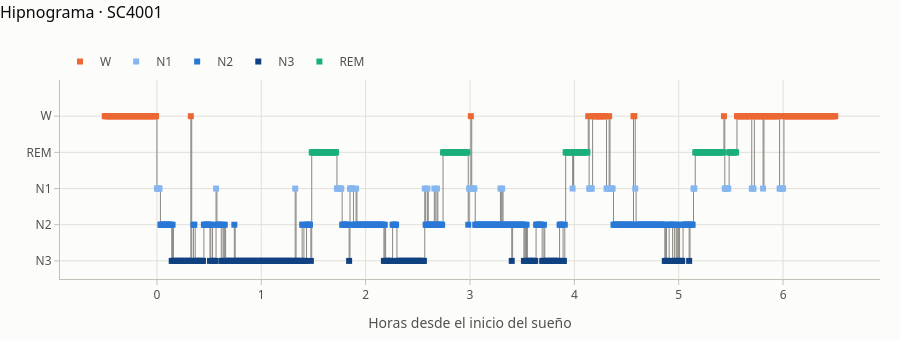

Notebook code for this chart:
### Code cell
obs_preview = tidy.rename(columns={"sleep_stage": "stage_code", "start_time_sec": "start_sec"})
obs_preview["channel"] = obs_preview["channel"].astype(str).str.replace("EEG ", "")
onset = (obs_preview[obs_preview["stage_code"].isin(["N1", "N2", "N3", "REM"])]
         .groupby("recording_id")["start_sec"].min())
obs_preview["hours_since_sleep_onset"] = (obs_preview["start_sec"] - obs_preview["recording_id"].map(onset)) / 3600
obs_preview["stage_code"] = obs_preview["stage_code"].astype(str)
plots.hypnogram(obs_preview, files.iloc[0].recording_id).show()

### Figure 1 — Plotly figure (JSON) as saved in the notebook; plotly's stock layout.template omitted (floating-point values rounded to 4 significant figures; data arrays with more than 128 entries replaced by an {"elided": "..."} marker saying what was removed)
{"data": [{"hoverinfo": "skip", "line": {"color": "#898781", "shape": "hv", "width": 1}, "mode": "lines", "showlegend": false, "type": "scatter", "x": {"elided": "841 float values"}, "y": {"elided": "841 int values"}}, {"customdata": {"elided": "188x1 int values"}, "hovertemplate": "W<br>%{x:.2f} h desde el inicio del sueño<br>epoch %{customdata[0]}<extra></extra>", "marker": {"color": "#eb6834", "size": 6, "symbol": "square"}, "mode": "markers", "name": "W", "type": "scatter", "x": {"elided": "188 float values"}, "y": {"elided": "188 int values"}}, {"customdata": [[1021], [1022], [1023], [1024], [1089], [1180], [1228], [1229], [1230], [1231], [1232], [1233], [1243], [1244], [1245], [1246], [1250], [1329], [1332], [1340], [1343], [1380], [1381], [1383], [1384], [1385], [1386], [1416], [1418], [1499], [1518], [1519], [1520], [1521], [1538], [1539], [1540], [1542], [1543], [1544], [1545], [1571], [1638], [1639], [1674], [1675], [1676], [1677], [1678], [1705], [1706], [1707], [1718], [1737], [1738], [1739], [1740], [1741]], "hovertemplate": "N1<br>%{x:.2f} h desde el inicio del sueño<br>epoch %{customdata[0]}<extra></extra>", "marker": {"color": "#86b6ef", "size": 6, "symbol": "square"}, "mode": "markers", "name": "N1", "type": "scatter", "x": [0.0, 0.008333, 0.01667, 0.025, 0.5667, 1.325, 1.725, 1.733, 1.742, 1.75, 1.758, 1.767, 1.85, 1.858, 1.867, 1.875, 1.908, 2.567, 2.592, 2.658, 2.683, 2.992, 3.0, 3.017, 3.025, 3.033, 3.042, 3.292, 3.308, 3.983, 4.142, 4.15, 4.158, 4.167, 4.308, 4.317, 4.325, 4.342, 4.35, 4.358, 4.367, 4.583, 5.142, 5.15, 5.442, 5.45, 5.458, 5.467, 5.475, 5.7, 5.708, 5.717, 5.808, 5.967, 5.975, 5.983, 5.992, 6.0], "y": [2, 2, 2, 2, 2, 2, 2, 2, 2, 2, 2, 2, 2, 2, 2, 2, 2, 2, 2, 2, 2, 2, 2, 2, 2, 2, 2, 2, 2, 2, 2, 2, 2, 2, 2, 2, 2, 2, 2, 2, 2, 2, 2, 2, 2, 2, 2, 2, 2, 2, 2, 2, 2, 2, 2, 2, 2, 2]}, {"customdata": {"elided": "250x1 int values"}, "hovertemplate": "N2<br>%{x:.2f} h desde el inicio del sueño<br>epoch %{customdata[0]}<extra></extra>", "marker": {"color": "#2a78d6", "size": 6, "symbol": "square"}, "mode": "markers", "name": "N2", "type": "scatter", "x": {"elided": "250 float values"}, "y": {"elided": "250 int values"}}, {"customdata": {"elided": "220x1 int values"}, "hovertemplate": "N3<br>%{x:.2f} h desde el inicio del sueño<br>epoch %{customdata[0]}<extra></extra>", "marker": {"color": "#104281", "size": 6, "symbol": "square"}, "mode": "markers", "name": "N3", "type": "scatter", "x": {"elided": "220 float values"}, "y": {"elided": "220 int values"}}, {"customdata": [[1199], [1200], [1201], [1202], [1203], [1204], [1205], [1206], [1207], [1208], [1209], [1210], [1211], [1212], [1213], [1214], [1215], [1216], [1217], [1218], [1219], [1220], [1221], [1222], [1223], [1224], [1225], [1226], [1227], [1350], [1351], [1352], [1353], [1354], [1355], [1356], [1357], [1358], [1359], [1360], [1361], [1362], [1363], [1364], [1365], [1366], [1367], [1368], [1369], [1370], [1371], [1372], [1373], [1374], [1375], [1376], [1377], [1378], [1491], [1492], [1493], [1494], [1495], [1496], [1497], [1498], [1500], [1501], [1502], [1503], [1504], [1505], [1506], [1507], [1508], [1509], [1510], [1511], [1512], [1513], [1514], [1515], [1516], [1640], [1641], [1642], [1643], [1644], [1645], [1646], [1647], [1648], [1649], [1650], [1651], [1652], [1653], [1654], [1655], [1656], [1657], [1658], [1659], [1660], [1661], [1662], [1663], [1664], [1665], [1666], [1667], [1668], [1669], [1670], [1671], [1672], [1679], [1680], [1681], [1682], [1683], [1684], [1685], [1686], [1687]], "hovertemplate": "REM<br>%{x:.2f} h desde el inicio del sueño<br>epoch %{customdata[0]}<extra></extra>", "marker": {"color": "#1baf7a", "size": 6, "symbol": "square"}, "mode": "markers", "name": "REM", "type": "scatter", "x": [1.483, 1.492, 1.5, 1.508, 1.517, 1.525, 1.533, 1.542, 1.55, 1.558, 1.567, 1.575, 1.583, 1.592, 1.6, 1.608, 1.617, 1.625, 1.633, 1.642, 1.65, 1.658, 1.667, 1.675, 1.683, 1.692, 1.7, 1.708, 1.717, 2.742, 2.75, 2.758, 2.767, 2.775, 2.783, 2.792, 2.8, 2.808, 2.817, 2.825, 2.833, 2.842, 2.85, 2.858, 2.867, 2.875, 2.883, 2.892, 2.9, 2.908, 2.917, 2.925, 2.933, 2.942, 2.95, 2.958, 2.967, 2.975, 3.917, 3.925, 3.933, 3.942, 3.95, 3.958, 3.967, 3.975, 3.992, 4.0, 4.008, 4.017, 4.025, 4.033, 4.042, 4.05, 4.058, 4.067, 4.075, 4.083, 4.092, 4.1, 4.108, 4.117, 4.125, 5.158, 5.167, 5.175, 5.183, 5.192, 5.2, 5.208, 5.217, 5.225, 5.233, 5.242, 5.25, 5.258, 5.267, 5.275, 5.283, 5.292, 5.3, 5.308, 5.317, 5.325, 5.333, 5.342, 5.35, 5.358, 5.367, 5.375, 5.383, 5.392, 5.4, 5.408, 5.417, 5.425, 5.483, 5.492, 5.5, 5.508, 5.517, 5.525, 5.533, 5.542, 5.55], "y": [3, 3, 3, 3, 3, 3, 3, 3, 3, 3, 3, 3, 3, 3, 3, 3, 3, 3, 3, 3, 3, 3, 3, 3, 3, 3, 3, 3, 3, 3, 3, 3, 3, 3, 3, 3, 3, 3, 3, 3, 3, 3, 3, 3, 3, 3, 3, 3, 3, 3, 3, 3, 3, 3, 3, 3, 3, 3, 3, 3, 3, 3, 3, 3, 3, 3, 3, 3, 3, 3, 3, 3, 3, 3, 3, 3, 3, 3, 3, 3, 3, 3, 3, 3, 3, 3, 3, 3, 3, 3, 3, 3, 3, 3, 3, 3, 3, 3, 3, 3, 3, 3, 3, 3, 3, 3, 3, 3, 3, 3, 3, 3, 3, 3, 3, 3, 3, 3, 3, 3, 3, 3, 3, 3, 3]}], "layout": {"font": {"color": "#52514e", "family": "system-ui, -apple-system, \"Segoe UI\", sans-serif", "size": 12}, "height": 340, "hoverlabel": {"bgcolor": "white", "font": {"color": "#0b0b0b"}}, "legend": {"orientation": "h", "title": {"text": ""}, "x": 0, "xanchor": "left", "y": 1.02, "yanchor": "bottom"}, "margin": {"b": 50, "l": 60, "r": 20, "t": 80}, "paper_bgcolor": "#fcfcfb", "plot_bgcolor": "#fcfcfb", "title": {"font": {"color": "#0b0b0b", "size": 16}, "text": "Hipnograma · SC4001", "x": 0, "xanchor": "left", "y": 0.98, "yanchor": "top"}, "xaxis": {"gridcolor": "#e1e0d9", "linecolor": "#c3c2b7", "tickcolor": "#c3c2b7", "ticks": "outside", "title": {"text": "Horas desde el inicio del sueño"}, "zeroline": false}, "yaxis": {"gridcolor": "#e1e0d9", "linecolor": "#c3c2b7", "range": [-0.5, 5], "tickcolor": "#c3c2b7", "ticks": "outside", "ticktext": ["N3", "N2", "N1", "REM", "W"], "tickvals": [0, 1, 2, 3, 4], "zeroline": false}}}
